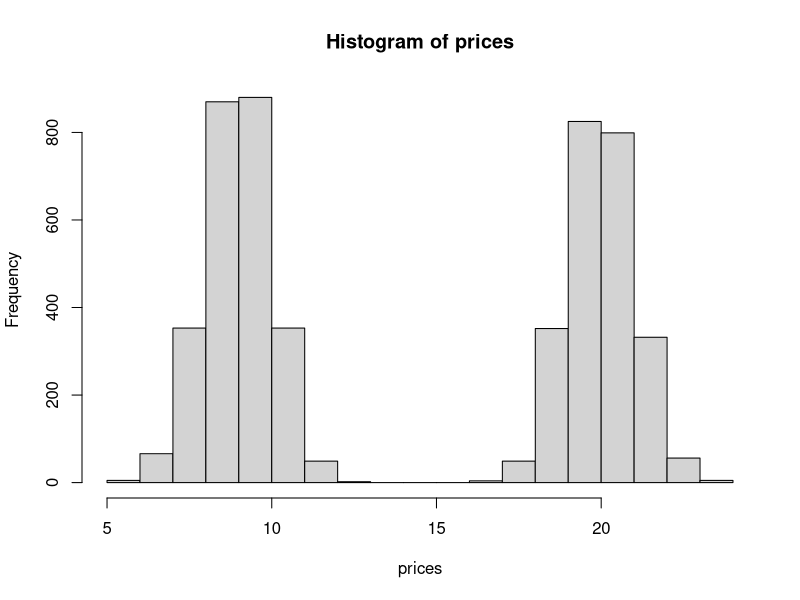
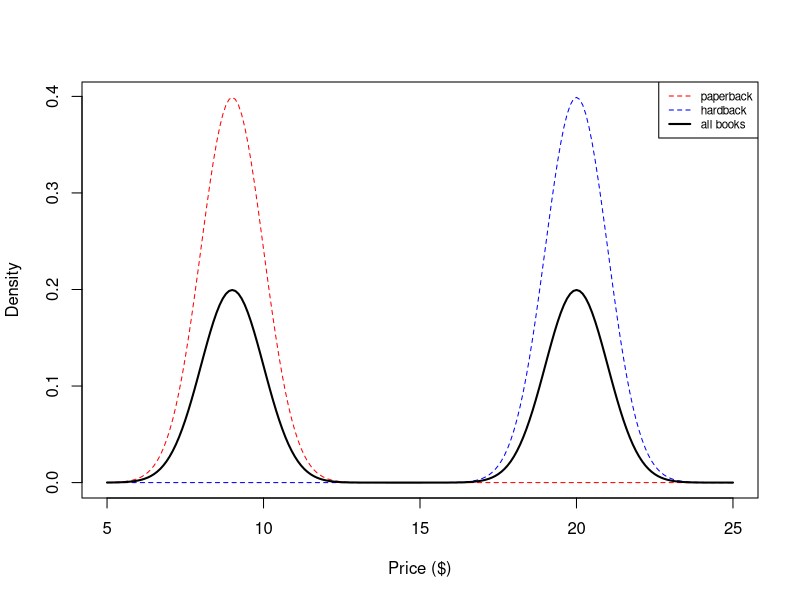
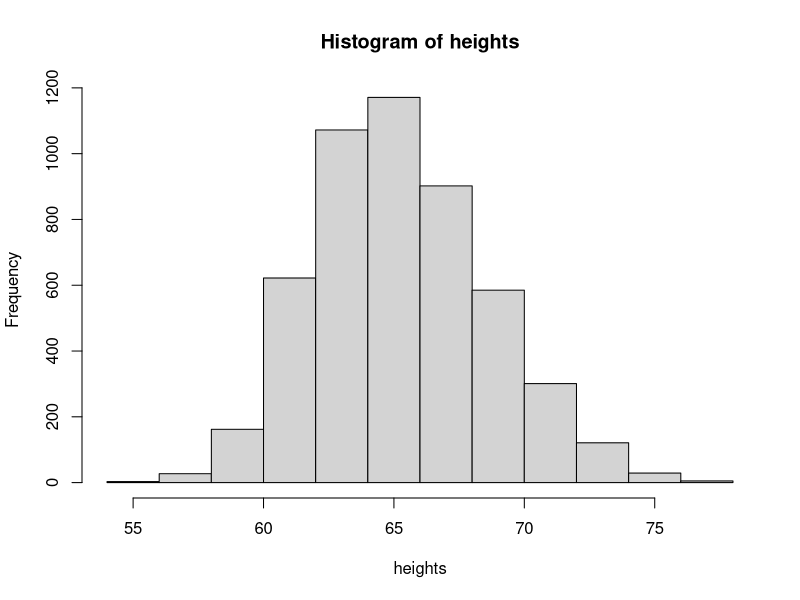
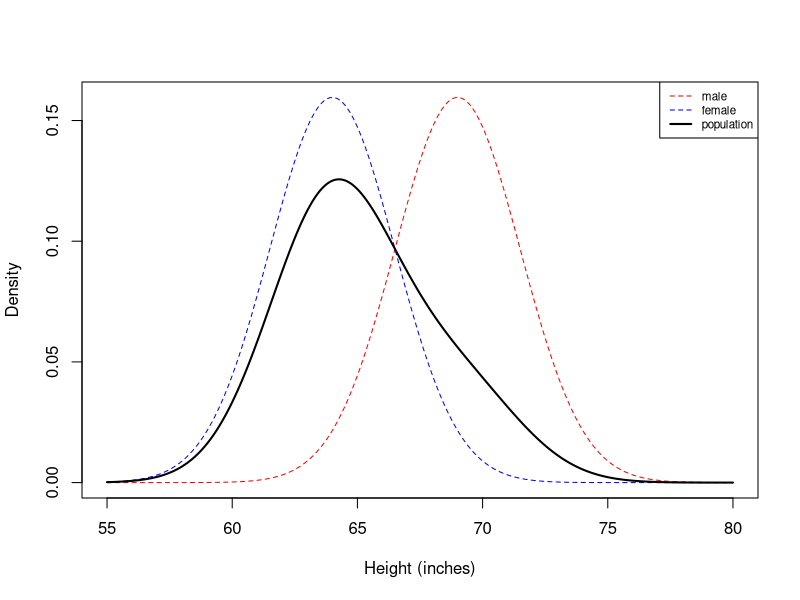
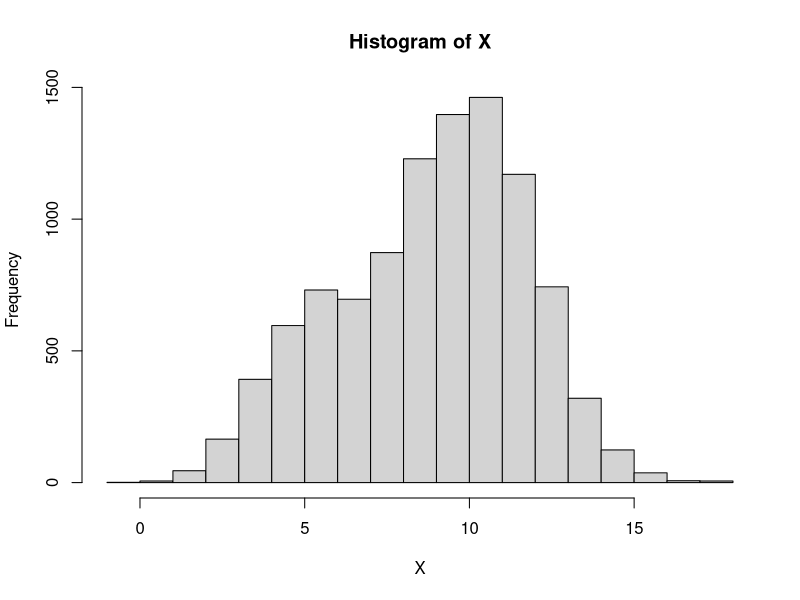
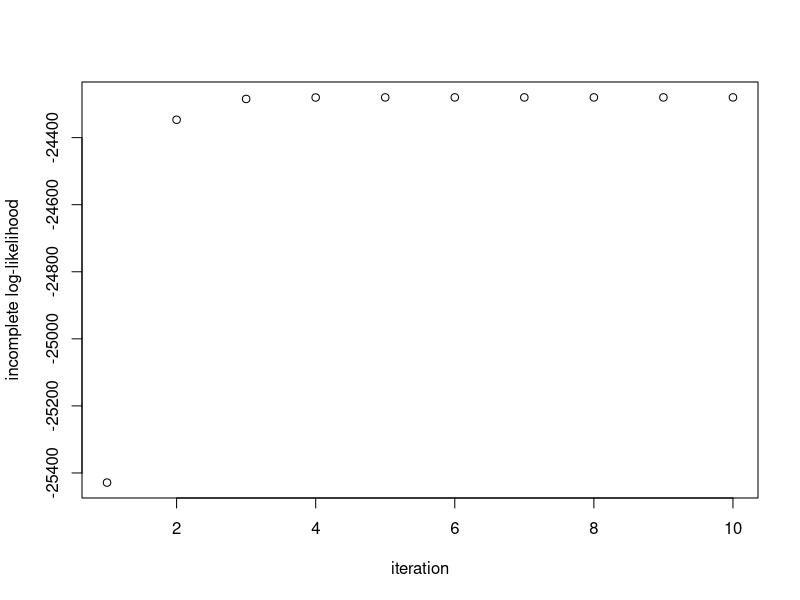

Write the R code that produced these figures, in order.
## ---- chunk 1
numSamples <- 5000
prices      <- numeric(numSamples)
for(i in seq_len(numSamples)) {
  # draw latent component
  z.i <- rbinom(1,1,0.5)
  # two conditions for each normal distribution based upon the latent component
  if(z.i == 0) prices[i] <- rnorm(1, mean = 9, sd = 1)
  else prices[i] <- rnorm(1, mean = 20, sd = 1)
}
hist(prices)
## ---- chunk 2
mu.pb   <- 9
sd.pb   <- 1
mu.hb   <- 20
sd.hb   <- 1

sample.pts <- seq(5, 25, by=0.1)
density_pb   <- dnorm(sample.pts, mean=mu.pb, sd=sd.pb)
density_hb <- dnorm(sample.pts, mean=mu.hb, sd=sd.hb)

plot(sample.pts, density_pb, col='red', type='l', xlab="Price ($)", ylab="Density", lty=2)
lines(sample.pts, density_hb, col='blue', type='l', lty=2)
lines(sample.pts, .5*density_hb + .5*density_pb, col='black', type='l', lwd=2)

legend('topright', c('paperback', 'hardback', 'all books'), col=c('red', 'blue', 'black'), lty=c(2,2,1), lwd=c(1,1,2), cex=0.7)
## ---- chunk 3
numSamples <- 5000
heights      <- numeric(numSamples)
for(i in seq_len(numSamples)) {
  z.i <- rbinom(1,1,0.75)
  if(z.i == 0) heights[i] <- rnorm(1, mean = 69, sd = 2.5)
  else heights[i] <- rnorm(1, mean = 64, sd = 2.5)
}
hist(heights)
## ---- chunk 4
mu.male   <- 69
sd.male   <- 2.5
mu.female <- 64
sd.female <- 2.5

sample.pts     <- seq(55, 80, by=0.1)
density_male   <- dnorm(sample.pts, mean=mu.male, sd=sd.male)
density_female <- dnorm(sample.pts, mean=mu.female, sd=sd.female)

plot(sample.pts, density_male, col='red', type='l', xlab="Height (inches)", ylab="Density", lty=2)
lines(sample.pts, density_female, col='blue', type='l', lty=2)
lines(sample.pts, .75*density_female + .25*density_male, col='black', type='l', lwd=2)

legend('topright', c('male', 'female', 'population'), col=c('red', 'blue', 'black'), lty=c(2,2,1), lwd=c(1,1,2), cex=0.7)
## ---- chunk 5
# set mu and sigma
mu.true    = c(5, 10)
sigma.true = c(1.5, 2)

# Calculate Z
Z = rbinom(500, 1, 0.75)

# sample values from the mixture model 
X <- rnorm(10000, mean=mu.true[Z+1], sd=sigma.true[Z+1])
hist(X,breaks=15)
## ---- chunk 6
# code from Matt Bonakdarpour
# todo: re-write this 
compute.log.lik <- function(L, w) {
  L[,1] = L[,1]*w[1]
  L[,2] = L[,2]*w[2]
  return(sum(log(rowSums(L))))
}

L = matrix(NA, nrow=length(X), ncol= 2)
L[, 1] = dnorm(X, mean=mu.true[1], sd = sigma.true[1])
L[, 2] = dnorm(X, mean=mu.true[2], sd = sigma.true[2])
## ---- chunk 7
# code from Matt Bonakdarpour
# todo: improve the code and move over 
# to package functionality
mixture.EM <- function(w.init, L) {
  
  w.curr <- w.init
  
  # store log-likehoods for each iteration
  log_liks <- c()
  ll       <- compute.log.lik(L, w.curr)
  log_liks <- c(log_liks, ll)
  delta.ll <- 1
  
  while(delta.ll > 1e-5) {
    w.curr   <- EM.iter(w.curr, L)
    ll       <- compute.log.lik(L, w.curr)
    log_liks <- c(log_liks, ll)
    delta.ll <- log_liks[length(log_liks)]  - log_liks[length(log_liks)-1]
  }
  return(list(w.curr, log_liks))
}

EM.iter <- function(w.curr, L, ...) {
  
  # E-step: compute E_{Z|X,w0}[I(Z_i = k)]
  z_ik <- L
  for(i in seq_len(ncol(L))) {
    z_ik[,i] <- w.curr[i]*z_ik[,i]
  }
  z_ik     <- z_ik / rowSums(z_ik)
  
  # M-step
  w.next   <- colSums(z_ik)/sum(z_ik)
  return(w.next)
}
## ---- chunk 8
#perform EM
ee <- mixture.EM(w.init=c(0.5,0.5), L)
print(paste("Estimate = (", round(ee[[1]][1],2), ",", 
            round(ee[[1]][2],2), ")", sep=""))
## ---- chunk 9
plot(ee[[2]], ylab='incomplete log-likelihood', xlab='iteration')
